Frame 1 (no input): blank canvas, image omitted
Frame 60 (no input): blank canvas, image omitted
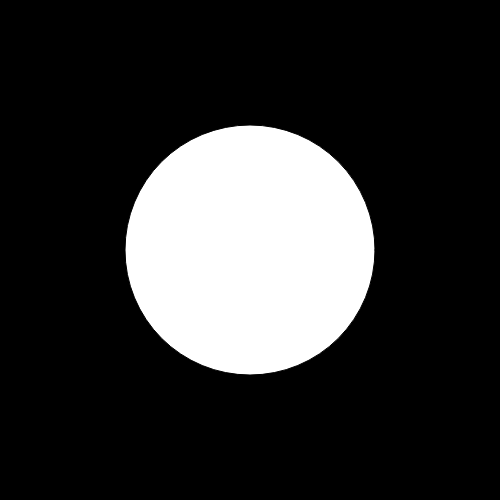
Frame 120 (the mouse pressed at the canvas centre since frame 60)

The p5.js sketch whose frames 1 and 60 were blank and that drew this single picture after the mouse press (run headless with seeded random() and noise() and a simulated clock; from frame 60 on, the mouse is pressed at the canvas centre):

// p5.js sketch
// ── sketch.js
// make a recorder object that can do everything
// recorder: boolean to show status
// record: array to store values..
// current: function to push object into record array
// (this automatically has access to p5 stuff if its called from draw(), setup or anytime after p5 is in the window)
// empty: function to empty the record array
// ... more to add perhaps?

const recorder = {
  recording: true,
  record: [],
  current: function (settings = {}) {
    // we will use the p5 object to automatically store info about time and the mouse
    // we will also an optional settings object for custom properties.
    this.record.push({
      frameCount: frameCount,
      milliseconds: millis(),
      mouseX: mouseX,
      mouseY: mouseY,
      settings: settings,
    });
  },
  empty: function () {
    // reset everything, this empties the record array
    this.record.length = 0;
  },
};

function setup() {
  createCanvas(500, 500);
}

function draw() {
  // record actions
  if (recorder.recording) {
    background(0);

    fill(255);
    circle(mouseX, mouseY, mouseY);

    // record the current frame, there is an optional settings object we can use
    // recorder.current()
    recorder.current({ fill: "blue" });
  }
}

function drawRecord() {
  if (recorder.recording) {
    // stop the loop
    noLoop();
    // stop the recording
    recorder.recording = false;

    // loop through every recorded frame and do something
    recorder.record.forEach((frame) => {
      // below line checks for something custom in settings
      if (frame.settings.fill) fill(frame.settings.fill);
      circle(frame.mouseX, frame.mouseY, mouseY);
    });
  } else {
    // restart recording and empty the old recording
    recorder.recording = true;
    recorder.empty();
    // start the loop
    loop();
  }
}

function mouseClicked() {
  drawRecord();
}

// ── style.css
html,
body {
  margin: 0;
  padding: 0;
}
canvas {
  display: block;
}

body {
  display: flex;
  min-height: 100vh;
  justify-content: center;
  align-items: center;
}
